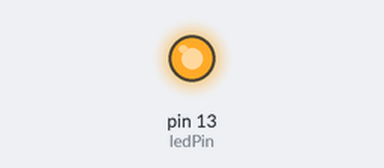
A sketch run on a simulated Arduino Uno, built with avr-gcc and run on an emulated ATmega328P. Parts: output pins drawn as LEDs (lit = HIGH).

Above: at 1.1 s.
At 6.85 s:
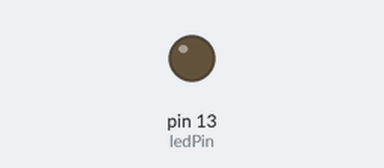
Timing chart, 0 to 8.1 s (numbered marks = the images above):
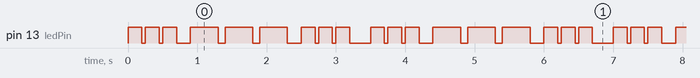

Measured:
- by itself, pin 13 (ledPin): repeats every 3.5 s: 2 × (LOW 0.05 s, HIGH 0.20 s), LOW 0.20 s, 2 × (HIGH 0.40 s, LOW 0.10 s), HIGH 0.40 s, LOW 0.20 s, 2 × (HIGH 0.20 s, LOW 0.05 s), HIGH 0.20 s, LOW 0.30 s, HIGH 0.20 s
- by itself, everything shown: repeats every 3.5 s, in 18 steps

The sketch:

sketch_jan16a.ino
```cpp
const byte ledPin = 13;

void setup() {
    pinMode(ledPin, OUTPUT);
}

void loop() {
    digitalWrite(ledPin, HIGH);
    delay(200);
    digitalWrite(ledPin, LOW);
    delay(50);
    digitalWrite(ledPin, HIGH);
    delay(200);
    digitalWrite(ledPin, LOW);
    delay(50);
    digitalWrite(ledPin, HIGH);
    delay(200);
    digitalWrite(ledPin, LOW);
    delay(200);

    digitalWrite(ledPin, HIGH);
    delay(400);
    digitalWrite(ledPin, LOW);
    delay(100);
    digitalWrite(ledPin, HIGH);
    delay(400);
    digitalWrite(ledPin, LOW);
    delay(100);
    digitalWrite(ledPin, HIGH);
    delay(400);
    digitalWrite(ledPin, LOW);
    delay(200);

    digitalWrite(ledPin, HIGH);
    delay(200);
    digitalWrite(ledPin, LOW);
    delay(50);
    digitalWrite(ledPin, HIGH);
    delay(200);
    digitalWrite(ledPin, LOW);
    delay(50);
    digitalWrite(ledPin, HIGH);
    delay(200);
    digitalWrite(ledPin, LOW);
    delay(300);

}
```
